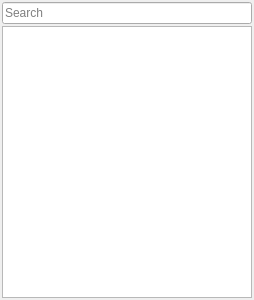
<?xml version="1.0" encoding="UTF-8"?>
<ui version="4.0">
 <class>HierarchyBrowser</class>
 <widget class="QWidget" name="HierarchyBrowser">
  <property name="geometry">
   <rect>
    <x>0</x>
    <y>0</y>
    <width>254</width>
    <height>300</height>
   </rect>
  </property>
  <property name="windowTitle">
   <string>Hierarchy</string>
  </property>
  <layout class="QVBoxLayout" name="verticalLayout">
   <property name="spacing">
    <number>2</number>
   </property>
   <property name="leftMargin">
    <number>2</number>
   </property>
   <property name="topMargin">
    <number>2</number>
   </property>
   <property name="rightMargin">
    <number>2</number>
   </property>
   <property name="bottomMargin">
    <number>2</number>
   </property>
   <item>
    <widget class="QLineEdit" name="lineEdit">
     <property name="placeholderText">
      <string>Search</string>
     </property>
    </widget>
   </item>
   <item>
    <widget class="TreeView" name="treeView">
     <property name="dragDropMode">
      <enum>QAbstractItemView::InternalMove</enum>
     </property>
     <property name="selectionMode">
      <enum>QAbstractItemView::ExtendedSelection</enum>
     </property>
     <property name="expandsOnDoubleClick">
      <bool>false</bool>
     </property>
     <attribute name="headerDefaultSectionSize">
      <number>100</number>
     </attribute>
    </widget>
   </item>
  </layout>
 </widget>
 <customwidgets>
  <customwidget>
   <class>TreeView</class>
   <extends>QTreeView</extends>
   <header>editors/objecthierarchy/hierarchybrowser.h</header>
  </customwidget>
 </customwidgets>
 <resources/>
 <connections/>
</ui>
